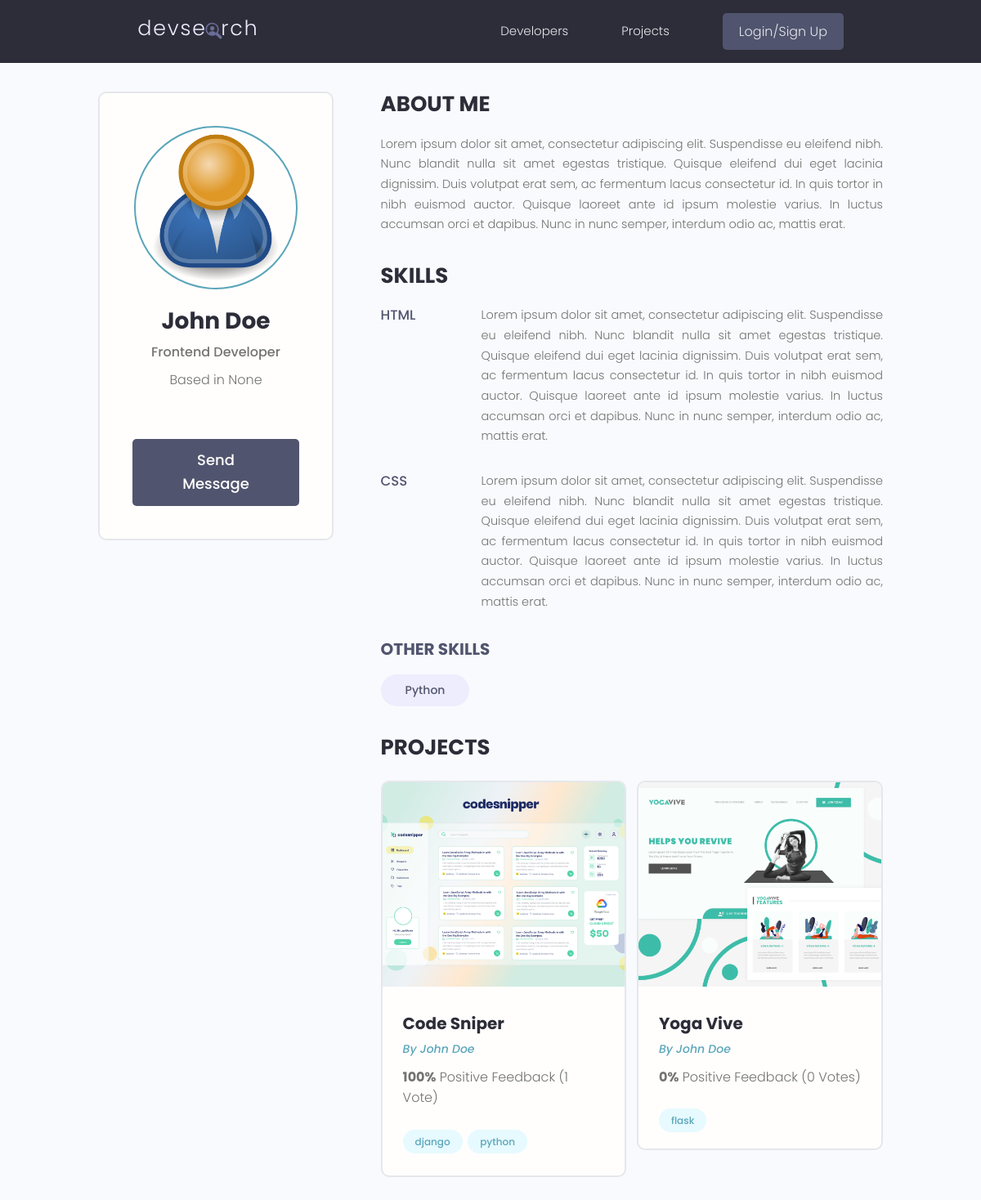
The page /profile/0beda0d3-5729-479e-9eab-2c6008eb7346/ on the database its author committed.
### users/models.py (models this page shows, shortened)
class Profile(models.Model):
    user = models.OneToOneField(User, on_delete=models.CASCADE, null=True, blank=True)
    name = models.CharField(max_length=200, blank=True, null=True)
    email = models.EmailField(max_length=500, blank=True, null=True)
    username = models.CharField(max_length=200, blank=True, null=True)
    location = models.CharField(max_length=200, blank=True, null=True)
    short_intro = models.CharField(max_length=200, blank=True, null=True)
    bio = models.TextField(blank=True, null=True)
    profile_image = models.ImageField(null=True, blank=True, upload_to='profiles/',
                                      default='profiles/user-default.png')
    social_github = models.CharField(max_length=200, blank=True, null=True)
    social_twitter = models.CharField(max_length=200, blank=True, null=True)
    social_youtube = models.CharField(max_length=200, blank=True, null=True)
    social_linkedin = models.CharField(max_length=200, blank=True, null=True)
    social_website = models.CharField(max_length=200, blank=True, null=True)
    created = models.DateTimeField(auto_now_add=True)
    id = models.UUIDField(default=uuid.uuid4, unique=True, editable=False, primary_key=True)
    class Meta:
        ordering = ["created"]

class Skill(models.Model):
    owner = models.ForeignKey(Profile, on_delete=models.CASCADE, null=True, blank=True)
    name = models.CharField(max_length=200, blank=True, null=True)
    description = models.TextField(null=True, blank=True)
    created = models.DateTimeField(auto_now_add=True)
    id = models.UUIDField(default=uuid.uuid4, unique=True, editable=False, primary_key=True)

### projects/models.py (models this page shows, shortened)
class Project(models.Model):
    owner = models.ForeignKey(Profile, null=True, blank=True, on_delete=models.SET_NULL)
    title = models.CharField(max_length=200)
    description = models.TextField(null=True, blank=True)
    featured_image = models.ImageField(null=True, blank=True, default='default.jpg')
    demo_link = models.CharField(max_length=2000, null=True, blank=True)
    source_link = models.CharField(max_length=2000, null=True, blank=True)
    created = models.DateTimeField(auto_now_add=True)
    id = models.UUIDField(default=uuid.uuid4, unique=True, editable=False, primary_key=True)
    tags = models.ManyToManyField('Tag', blank=True)
    vote_total = models.IntegerField(default=0, blank=True, null=True)
    vote_ratio = models.IntegerField(default=0, blank=True, null=True)
    class Meta:
        ordering = ["-vote_ratio", "-vote_total", "title"]

class Tag(models.Model):
    name = models.CharField(max_length=200)
    created = models.DateTimeField(auto_now_add=True)
    id = models.UUIDField(default=uuid.uuid4, unique=True, editable=False, primary_key=True)
    def __str__(self):
        return self.name

### users/views.py (the view)
# urls.py: path('profile/<str:pk>/', views.userProfile, name='user-profile'),
def userProfile(request, pk):
    profile = Profile.objects.get(id=pk)
    topSkills = profile.skill_set.exclude(description__exact="")
    otherSkills = profile.skill_set.filter(description="")
    context = {'profile': profile, 'topSkills': topSkills, 'otherSkills': otherSkills}
    return render(request, 'users/user-profile.html', context)

### users/templates/users/user-profile.html (shortened to what this page needs)
{% extends 'main.html' %}
{% block content %}
  <main class="profile my-md">
    <div class="container">
      <div class="layout">
        <div class="column column--1of3">
          <div class="card text-center">
            <div class="card__body dev">
              <img class="avatar avatar--xl" src="{{ profile.profile_image.url }}" />
              <h2 class="dev__name">{{profile.name}}</h2>
              <p class="dev__title">{{profile.short_intro}}</p>
              <p class="dev__location">Based in {{profile.location}}</p>
              {% if request.user.profile.id != profile.id %}
              <a href="{% url 'create-message' profile.id %}" class="btn btn--sub btn--lg">Send Message </a>
              {% endif %}
            </div>
          </div>
        </div>
        <div class="column column--2of3">
          <div class="devInfo">
            <h3 class="devInfo__title">About Me</h3>
            <p class="devInfo__about">{{profile.bio}}</p>
          </div>
          <div class="devInfo">
            <h3 class="devInfo__title">Skills</h3>
            <div class="devInfo__skills">
              {% for skill in topSkills %}
              <div class="devSkill">
                <h4 class="devSkill__title">{{skill.name}}</h4>
                <p class="devSkill__info">{{skill.description}}</p>
              </div>
              {% endfor %}
              <h3 class="devInfo__subtitle">Other Skills</h3>
              <div class="devInfo__otherSkills">
                {% for skill in otherSkills %}
                <span class="tag tag--pill tag--sub tag--lg">
                  <small>{{skill.name}}</small>
                </span>
                {% endfor %}
              </div>
            </div>
          </div>
          <div class="devInfo">
            <h3 class="devInfo__title">Projects</h3>
            <div class="grid grid--two">
            {% for project in profile.project_set.all %}
              <div class="column">
                <div class="card project">
                  <a href="{% url 'project' project.id %}" class="project">
                    <img class="project__thumbnail" src="{{project.featured_image.url}}" alt="project thumbnail" />
                    <div class="card__body">
                      <h3 class="project__title">{{project.title}}</h3>
                      <p><a class="project__author" href="{% url 'user-profile' project.owner.id %}">By {{project.owner.name}}</a></p>
                      <p class="project--rating">
                        <span style="font-weight: bold;">{{project.vote_ratio}}%</span> Positive
                        Feedback ({{project.vote_total}} Vote{{project.vote_total|pluralize:"s"}})
                      </p>
                      <div class="project__tags">
                        {% for tag in project.tags.all %}
                        <span class="tag tag--pill tag--main">
                          <small>{{tag}}</small>
                        </span>
                        {% endfor %}
                      </div>
                    </div>
                  </a>
                </div>
              </div>
              {% endfor %}
            </div>
          </div>
        </div>
      </div>
    </div>
  </main>
{% endblock content %}

### static/styles/app.css (style rules this page uses)
:root { --color-sub: #2d2d39; }
.btn--sub { background-color: var(--color-sub-light); }
.card { border: 2px solid var(--color-light); }
img { width: 100%; }
.profile .card > .dev { padding: 4rem; }
.dev__name { color: var(--color-sub); font-size: 2.8rem; font-weight: 700; margin-top: 1rem; margin-bottom: 0.5rem; }
.dev__title { font-size: 1.6rem; font-weight: 500; line-height: 1.3; }
.dev__location { margin-top: 1rem; }
.devInfo { margin-bottom: 3rem; }
.devInfo__title, .devInfo__subtitle { font-size: 2.6rem; color: var(--color-sub); text-transform: uppercase; font-weight: 700; margin-bottom: 1.5rem; }
.devInfo__subtitle { font-size: 2rem; color: var(--color-sub-light); }
.devInfo__about, .devSkill__info { font-size: 1.45rem; line-height: 1.7; text-align: justify; }
.devSkill { margin-bottom: 3rem; }
.devSkill__title { font-size: 1.65rem; font-weight: 500; color: var(--color-sub-light); }
@media screen and (min-width: 700px) { .devSkill { display: flex; justify-content: space-between; gap: 3rem; } }
@media screen and (min-width: 700px) { .devSkill__info { flex-basis: 80%; } }
.project__author { font-size: 1.4rem; font-style: italic; }
.project--rating { margin-bottom: 1.6em; margin-top: .5em; }
.project__thumbnail { height: 25rem; object-fit: cover; object-position: top center; }
.project__title { font-size: 2rem; font-weight: 700; color: var(--color-sub); }

### static/uikit/styles/modules/_variables.css (style rules this page uses)
:root { --color-main: #5aa5b9; --color-main-light: #e6faff; --color-sub: #3f4156; --color-sub-light: #51546e; --color-sub-lighter: #ededfd; --color-text: #737373; --color-gray: #8b8b8b; --color-light: #e5e7eb; --color-light-gray: #767676; --color-bg: #f8fafd; --color-white: #fffefd; --color-white-light: #f3f3f3; --color-success: #359e64; --color-success-bg: #def8e8; --color-error: #fc4b0b; --color-error-bg: #fff2ee; --font-base: 'Poppins', arial, helvetica, 'Segoe UI', roboto, ubuntu, sans-serif; --font-monospace: 'Fira Code', 'Courier New', courier, monospace; --font-regular: 300; --font-medium: 500; --font-bold: 700; --generic-shadow: 1px 1px 5px #00000010; --generic-transition: all 0.3s ease-in-out; }

### static/uikit/styles/modules/_base.css (style rules this page uses)
* { margin: 0; padding: 0; box-sizing: border-box; text-rendering: optimizeLegibility; color: inherit; font-size: inherit; }
html { font-size: 50%; }
@media only screen and (min-width: 480px) { html { font-size: 56.25%; } }
@media only screen and (min-width: 1200px) { html { font-size: 62.5%; } }
body { line-height: 1.6; font-weight: 400; font-size: 1.5rem; color: var(--color-text); background-color: var(--color-bg); min-height: 100vh; }

### static/uikit/styles/modules/_typography.css (style rules this page uses)
* { font-family: var(--font-base); }
h2 { font-size: 3.6rem; font-weight: var(--font-bold); }
h3 { font-size: 3.2rem; font-weight: var(--font-medium); }
h4 { font-size: 2.8rem; font-weight: var(--font-medium); }
p, span, strong { font-size: 1.6rem; color: var(--color-text); font-weight: var(--font-regular); }
a { padding-bottom: 2px; text-decoration: none; display: inline-block; color: var(--color-main); font-weight: var(--font-medium); }

### static/uikit/styles/modules/_utilities.css (style rules this page uses)
.container { width: 92%; max-width: 165rem; margin: 0 auto; box-sizing: border-box; }
@media screen and (min-width: 1000px) { .container { width: 90%; } }
@media screen and (min-width: 1200px) { .container { width: 80%; } }
.text-center { text-align: center; }
.my-md { margin: 3rem auto; }

### static/uikit/styles/modules/_avatar.css (style rules this page uses)
.avatar { border-radius: 50%; border: 2px solid var(--color-main); object-fit: cover; }
.avatar--xl { height: 20rem; width: 20rem; }

### static/uikit/styles/modules/_button.css (style rules this page uses)
.btn { display: inline-block; position: relative; cursor: pointer; background-color: var(--color-light); font-weight: var(--font-medium); color: var(--color-sub); text-decoration: none; padding: 1rem 2rem; border-radius: 0.5rem; border: none; width: -webkit-fit-content; width: -moz-fit-content; width: fit-content; height: -webkit-fit-content; height: -moz-fit-content; height: fit-content; font-size: 1.6rem; outline-width: 0; outline-color: transparent; -webkit-backface-visibility: hidden; backface-visibility: hidden; transition: all 0.3s ease-in-out; }
.btn--sub { background-color: var(--color-sub); color: var(--color-white); }
.btn--lg { font-size: 1.8rem; padding: 1.2rem 4.5rem; }

### static/uikit/styles/modules/_card.css (style rules this page uses)
.card { border-radius: 1rem; background-color: var(--color-white); border: 1.5px solid var(--color-light); width: auto; height: auto; margin-top: 0.5rem; margin-bottom: 0.5rem; overflow: hidden; }
.card__body, .card__header { padding: 2rem 2.5rem; }

### rows shown on the page
Profile: profile_image (placeholder picture), name "John Doe", short_intro "Frontend Developer", location "None", bio "Lorem ipsum dolor sit amet, consectetur adipiscing elit. Suspendisse eu eleifend nibh. Nunc blandit nulla sit amet egestas tristique. Quisque eleifend dui eget lacinia dignissim. Duis volutpat erat sem, ac fermentum lacus consectetur id. In quis tortor in nibh euismod auctor. Quisque laoreet ante id ipsum molestie varius. In luctus accumsan orci et dapibus. Nunc in nunc semper, interdum odio ac, mattis erat."
Skill: name "HTML", description "Lorem ipsum dolor sit amet, consectetur adipiscing elit. Suspendisse eu eleifend nibh. Nunc blandit nulla sit amet egestas tristique. Quisque eleifend dui eget lacinia dignissim. Duis volutpat erat sem, ac fermentum lacus consectetur id. In quis tortor in nibh euismod auctor. Quisque laoreet ante id ipsum molestie varius. In luctus accumsan orci et dapibus. Nunc in nunc semper, interdum odio ac, mattis erat."
Skill: name "CSS", description "Lorem ipsum dolor sit amet, consectetur adipiscing elit. Suspendisse eu eleifend nibh. Nunc blandit nulla sit amet egestas tristique. Quisque eleifend dui eget lacinia dignissim. Duis volutpat erat sem, ac fermentum lacus consectetur id. In quis tortor in nibh euismod auctor. Quisque laoreet ante id ipsum molestie varius. In luctus accumsan orci et dapibus. Nunc in nunc semper, interdum odio ac, mattis erat."
Skill: name "Python"
Project: featured_image (picture), title "Code Sniper", owner.name "John Doe", vote_ratio "100", vote_total "1"
Tag: name "django"
Tag: name "python"
Project: featured_image (picture), title "Yoga Vive", owner.name "John Doe", vote_ratio "0", vote_total "0"
Tag: name "flask"
